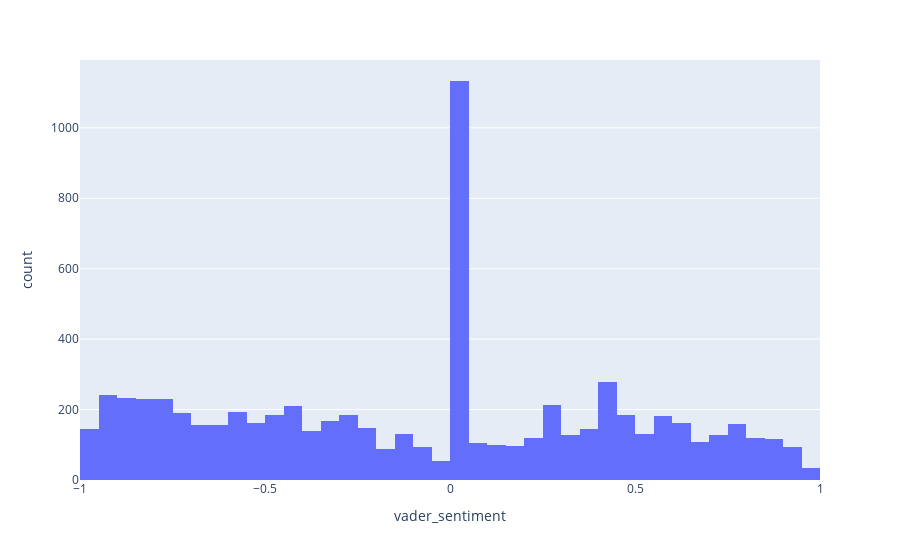

This figure's notebook cell:
### Code cell
fig = px.histogram(nyt, x="vader_sentiment")
fig.show()

### Figure 1 — Plotly figure (JSON) as saved in the notebook; plotly's stock layout.template omitted (floating-point values rounded to 4 significant figures; data arrays with more than 128 entries replaced by an {"elided": "..."} marker saying what was removed)
{"data": [{"alignmentgroup": "True", "bingroup": "x", "hovertemplate": "vader_sentiment=%{x}<br>count=%{y}<extra></extra>", "legendgroup": "", "marker": {"color": "#636efa"}, "name": "", "offsetgroup": "", "orientation": "v", "showlegend": false, "type": "histogram", "x": {"elided": "7073 float values"}, "xaxis": "x", "yaxis": "y"}], "layout": {"barmode": "relative", "legend": {"tracegroupgap": 0}, "margin": {"t": 60}, "xaxis": {"anchor": "y", "domain": [0, 1], "title": {"text": "vader_sentiment"}}, "yaxis": {"anchor": "x", "domain": [0, 1], "title": {"text": "count"}}}}
